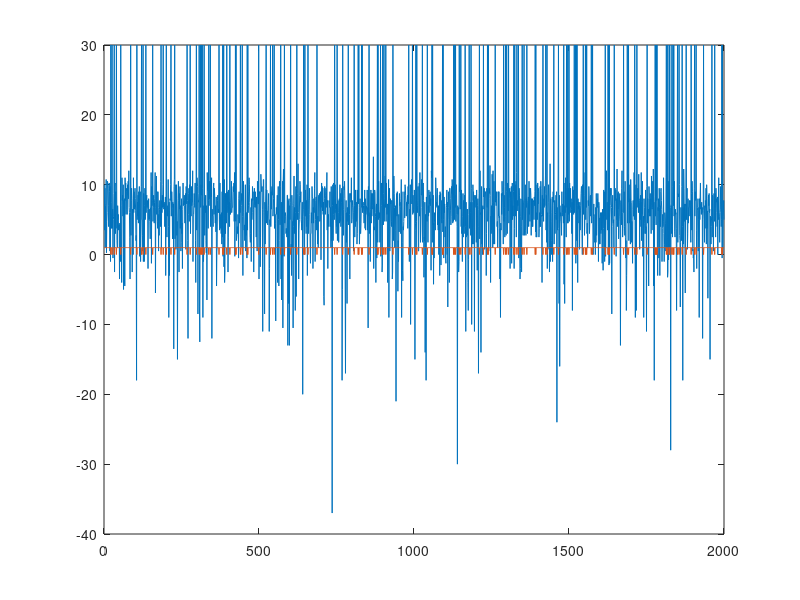
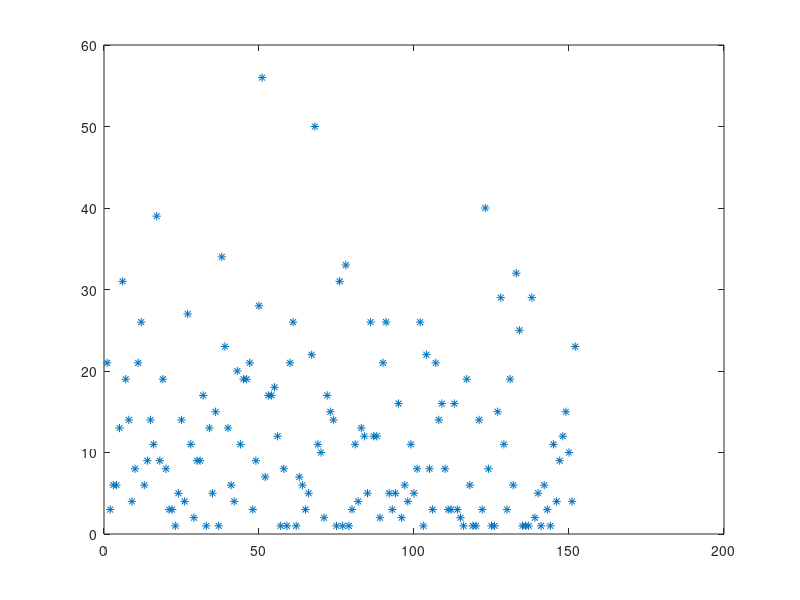

Source code (MATLAB) for these figures, in order: (Note: this script raises an error after producing the figures.)
%%%%%%%%%%%%%%%%%%%%%%%%%%%%%%%%%%%%%%%%%%%%%%%%%%%%%%%%%%%%%%%%%%%%%%%%%%%
%%%%%%%%%%%%%%%%%% Patern identification of misfire %%%%%%%%%%%%%%%%%%%%%%%
%%%%%%%%%%%%%%%%%%% Dimitrios Vogiatzis,  TU GRAZ %%%%%%%%%%%%%%%%%%%%%%%%%
clear all;
clc; 
load Combustion_Data ;                                  %% Load the data from .mat file
Pressure_signal = data1.Pressure_signal.data ;          %% Pressure signal of Combustion Chamber or other signal

%% Create a Matrix with 1 = Combustion and 0 = Misfire
% If piezoelectric signal is less than -20 means that we have no combustion & no work produced at the given cycle
for i=1:length(Pressure_signal)
    if Pressure_signal(i)>=-20
        Combustion(i)= 1;
    else
        Combustion(i)= 0;
    end
end

plot(-Pressure_signal);
hold on
plot(Combustion);

%% Initialization matrixes

CCC  = 0;                                   %% Count consecutive Combustions;
pattern_size = 60;                          %% 40 consecutive combuistions is the maximum resolution of patern identification
Motivo = [];                                %% Motivo of consecutive combustion until the misfire happens eg 10:1, 15:1 with maximum 60:1 

%% Solver
i=1;
j=pattern_size;

    while i<=(length(Combustion)-j) 
            if Combustion(i)==1 
                CCC = CCC+1;    
            else   
               Motivo = [Motivo ; CCC ] ;
               CCC=0;
            end    
    i=i+1  ;
    end

%% Histogram creation
figure()
plot(Motivo,'*'); 
Mean_duration = mean(Motivo);
Standart_deviation = std(Motivo);
histogram(Motivo,'Normalization','probability');
            
            
        
    
